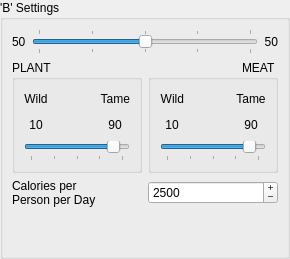
         <widget class="QGroupBox" name="diet_comp_box_12" >
          <property name="sizePolicy" >
           <sizepolicy vsizetype="Fixed" hsizetype="Expanding" >
            <horstretch>0</horstretch>
            <verstretch>0</verstretch>
           </sizepolicy>
          </property>
          <property name="title" >
           <string>'B' Settings</string>
          </property>
          <layout class="QGridLayout" >
           <property name="margin" >
            <number>9</number>
           </property>
           <property name="spacing" >
            <number>6</number>
           </property>
           <item row="2" column="0" colspan="2" >
            <layout class="QHBoxLayout" >
             <property name="spacing" >
              <number>6</number>
             </property>
             <property name="margin" >
              <number>0</number>
             </property>
             <item>
              <widget class="QLabel" name="label6_12" >
               <property name="toolTip" >
                <string>&lt;html>&lt;head>&lt;meta name="qrichtext" content="1" />&lt;style type="text/css">
p, li { white-space: pre-wrap; }
&lt;/style>&lt;/head>&lt;body style=" font-family:'Sans Serif'; font-size:9pt; font-weight:400; font-style:normal; text-decoration:none;">
&lt;p style=" margin-top:0px; margin-bottom:0px; margin-left:0px; margin-right:0px; -qt-block-indent:0; text-indent:0px;">Average requirements for each individual&lt;/p>&lt;/body>&lt;/html></string>
               </property>
               <property name="whatsThis" >
                <string>&lt;html>&lt;head>&lt;meta name="qrichtext" content="1" />&lt;style type="text/css">
p, li { white-space: pre-wrap; }
&lt;/style>&lt;/head>&lt;body style=" font-family:'Sans Serif'; font-size:9pt; font-weight:400; font-style:normal; text-decoration:none;">
&lt;p style=" margin-top:0px; margin-bottom:0px; margin-left:0px; margin-right:0px; -qt-block-indent:0; text-indent:0px;">This figure is an average only.  In the future, I hope to be able to implement a feature whereby the human population is modelled, and account for different requirements of men, adult women, pregnant women, lactating women, and children.&lt;/p>&lt;/body>&lt;/html></string>
               </property>
               <property name="text" >
                <string>Calories per
Person per Day</string>
               </property>
               <property name="wordWrap" >
                <bool>false</bool>
               </property>
              </widget>
             </item>
             <item>
              <widget class="QSpinBox" name="spinBoxDailyCalories_12" >
               <property name="toolTip" >
                <string>&lt;html>&lt;head>&lt;meta name="qrichtext" content="1" />&lt;style type="text/css">
p, li { white-space: pre-wrap; }
&lt;/style>&lt;/head>&lt;body style=" font-family:'Sans Serif'; font-size:9pt; font-weight:400; font-style:normal; text-decoration:none;">
&lt;p style=" margin-top:0px; margin-bottom:0px; margin-left:0px; margin-right:0px; -qt-block-indent:0; text-indent:0px;">Set the average number of calories per day required per person&lt;/p>&lt;/body>&lt;/html></string>
               </property>
               <property name="whatsThis" >
                <string>&lt;html>&lt;head>&lt;meta name="qrichtext" content="1" />&lt;style type="text/css">
p, li { white-space: pre-wrap; }
&lt;/style>&lt;/head>&lt;body style=" font-family:'Sans Serif'; font-size:9pt; font-weight:400; font-style:normal; text-decoration:none;">
&lt;p style=" margin-top:0px; margin-bottom:0px; margin-left:0px; margin-right:0px; -qt-block-indent:0; text-indent:0px;">In future versions of LandUse Analyst, the demographics of the human population will be modelled, but currently the user has to supply one figure for an average number of calories required by a single person on a daily basis.&lt;/p>&lt;/body>&lt;/html></string>
               </property>
               <property name="buttonSymbols" >
                <enum>QAbstractSpinBox::PlusMinus</enum>
               </property>
               <property name="minimum" >
                <number>1</number>
               </property>
               <property name="maximum" >
                <number>5000</number>
               </property>
               <property name="singleStep" >
                <number>1</number>
               </property>
               <property name="value" >
                <number>2500</number>
               </property>
              </widget>
             </item>
            </layout>
           </item>
           <item row="1" column="0" >
            <widget class="QGroupBox" name="groupplantpercent_12" >
             <property name="title" >
              <string>PLANT</string>
             </property>
             <layout class="QGridLayout" >
              <property name="margin" >
               <number>9</number>
              </property>
              <property name="spacing" >
               <number>6</number>
              </property>
              <item row="1" column="1" >
               <spacer>
                <property name="orientation" >
                 <enum>Qt::Horizontal</enum>
                </property>
                <property name="sizeHint" stdset="0" >
                 <size>
                  <width>40</width>
                  <height>20</height>
                 </size>
                </property>
               </spacer>
              </item>
              <item row="1" column="2" >
               <widget class="QLabel" name="labelCropTamePercent_12" >
                <property name="toolTip" >
                 <string>&lt;html>&lt;head>&lt;meta name="qrichtext" content="1" />&lt;style type="text/css">
p, li { white-space: pre-wrap; }
&lt;/style>&lt;/head>&lt;body style=" font-family:'Sans Serif'; font-size:9pt; font-weight:400; font-style:normal; text-decoration:none;">
&lt;p style=" margin-top:0px; margin-bottom:0px; margin-left:0px; margin-right:0px; -qt-block-indent:0; text-indent:0px;">The percentage of calories of the population's &lt;span style=" font-style:italic; text-decoration: underline;">plant&lt;/span> portion of the diet that is supplied by domesticated plants (crops).&lt;/p>&lt;/body>&lt;/html></string>
                </property>
                <property name="text" >
                 <string>90</string>
                </property>
                <property name="alignment" >
                 <set>Qt::AlignCenter</set>
                </property>
               </widget>
              </item>
              <item row="2" column="0" colspan="3" >
               <widget class="QSlider" name="sliderCrop_12" >
                <property name="toolTip" >
                 <string>&lt;html>&lt;head>&lt;meta name="qrichtext" content="1" />&lt;style type="text/css">
p, li { white-space: pre-wrap; }
&lt;/style>&lt;/head>&lt;body style=" font-family:'Sans Serif'; font-size:9pt; font-weight:400; font-style:normal; text-decoration:none;">
&lt;p style=" margin-top:0px; margin-bottom:0px; margin-left:0px; margin-right:0px; -qt-block-indent:0; text-indent:0px;">Adjust this slider to set the ratio of Wild:Tame plants in the plant portion of the diet (calories)&lt;/p>&lt;/body>&lt;/html></string>
                </property>
                <property name="whatsThis" >
                 <string>&lt;html>&lt;head>&lt;meta name="qrichtext" content="1" />&lt;style type="text/css">
p, li { white-space: pre-wrap; }
&lt;/style>&lt;/head>&lt;body style=" font-family:'Sans Serif'; font-size:9pt; font-weight:400; font-style:normal; text-decoration:none;">
&lt;p style=" margin-top:0px; margin-bottom:0px; margin-left:0px; margin-right:0px; -qt-block-indent:0; text-indent:0px;">The Wild to Tame Ratio is the distinction you must make when defining the settlements plant or meat portion of the diet. This setting relies on the assumption that all of their food comes from either wild sources or tame sources. To adjust, simply move the slider left or right, or spin your mouse wheel. &lt;span style=" font-weight:600;">Note that this setting is based on calories&lt;/span>&lt;/p>&lt;/body>&lt;/html></string>
                </property>
                <property name="maximum" >
                 <number>100</number>
                </property>
                <property name="singleStep" >
                 <number>1</number>
                </property>
                <property name="pageStep" >
                 <number>1</number>
                </property>
                <property name="value" >
                 <number>90</number>
                </property>
                <property name="sliderPosition" >
                 <number>90</number>
                </property>
                <property name="orientation" >
                 <enum>Qt::Horizontal</enum>
                </property>
                <property name="tickPosition" >
                 <enum>QSlider::TicksBelow</enum>
                </property>
                <property name="tickInterval" >
                 <number>25</number>
                </property>
               </widget>
              </item>
              <item row="1" column="0" >
               <widget class="QLabel" name="labelCropWildPercent_12" >
                <property name="toolTip" >
                 <string>&lt;html>&lt;head>&lt;meta name="qrichtext" content="1" />&lt;style type="text/css">
p, li { white-space: pre-wrap; }
&lt;/style>&lt;/head>&lt;body style=" font-family:'Sans Serif'; font-size:9pt; font-weight:400; font-style:normal; text-decoration:none;">
&lt;p style=" margin-top:0px; margin-bottom:0px; margin-left:0px; margin-right:0px; -qt-block-indent:0; text-indent:0px;">The percentage of calories of the population's &lt;span style=" font-style:italic; text-decoration: underline;">plant&lt;/span> portion of the diet that is supplied by non-domesticated plants.&lt;/p>&lt;/body>&lt;/html></string>
                </property>
                <property name="text" >
                 <string>10</string>
                </property>
                <property name="alignment" >
                 <set>Qt::AlignCenter</set>
                </property>
               </widget>
              </item>
              <item row="0" column="0" >
               <widget class="QLabel" name="label_62" >
                <property name="text" >
                 <string>Wild</string>
                </property>
                <property name="alignment" >
                 <set>Qt::AlignCenter</set>
                </property>
               </widget>
              </item>
              <item row="0" column="2" >
               <widget class="QLabel" name="label_63" >
                <property name="text" >
                 <string>Tame</string>
                </property>
                <property name="alignment" >
                 <set>Qt::AlignRight|Qt::AlignTrailing|Qt::AlignVCenter</set>
                </property>
               </widget>
              </item>
              <item row="0" column="1" >
               <spacer>
                <property name="orientation" >
                 <enum>Qt::Horizontal</enum>
                </property>
                <property name="sizeHint" stdset="0" >
                 <size>
                  <width>40</width>
                  <height>20</height>
                 </size>
                </property>
               </spacer>
              </item>
             </layout>
            </widget>
           </item>
           <item row="0" column="0" colspan="2" >
            <layout class="QHBoxLayout" >
             <property name="spacing" >
              <number>6</number>
             </property>
             <property name="margin" >
              <number>0</number>
             </property>
             <item>
              <widget class="QLabel" name="labelCropPercent_12" >
               <property name="toolTip" >
                <string>&lt;html>&lt;head>&lt;meta name="qrichtext" content="1" />&lt;style type="text/css">
p, li { white-space: pre-wrap; }
&lt;/style>&lt;/head>&lt;body style=" font-family:'Sans Serif'; font-size:9pt; font-weight:400; font-style:normal; text-decoration:none;">
&lt;p style=" margin-top:0px; margin-bottom:0px; margin-left:0px; margin-right:0px; -qt-block-indent:0; text-indent:0px;">The percentage of calories of the populations diet that is supplied by food that comes from plants.&lt;/p>&lt;/body>&lt;/html></string>
               </property>
               <property name="text" >
                <string>50</string>
               </property>
              </widget>
             </item>
             <item>
              <widget class="QSlider" name="sliderDiet_12" >
               <property name="toolTip" >
                <string>&lt;html>&lt;head>&lt;meta name="qrichtext" content="1" />&lt;style type="text/css">
p, li { white-space: pre-wrap; }
&lt;/style>&lt;/head>&lt;body style=" font-family:'Sans Serif'; font-size:9pt; font-weight:400; font-style:normal; text-decoration:none;">
&lt;p style=" margin-top:0px; margin-bottom:0px; margin-left:0px; margin-right:0px; -qt-block-indent:0; text-indent:0px;">Adjust this slider to set the ratio of Plant:Meat plants in the diet (calories)&lt;/p>&lt;/body>&lt;/html></string>
               </property>
               <property name="whatsThis" >
                <string>&lt;html>&lt;head>&lt;meta name="qrichtext" content="1" />&lt;style type="text/css">
p, li { white-space: pre-wrap; }
&lt;/style>&lt;/head>&lt;body style=" font-family:'Sans Serif'; font-size:9pt; font-weight:400; font-style:normal; text-decoration:none;">
&lt;p style=" margin-top:0px; margin-bottom:0px; margin-left:0px; margin-right:0px; -qt-block-indent:0; text-indent:0px;">Set the overall division in the diet as a ratio between calories provided by &lt;span style=" font-weight:600; color:#0000ff;">Plants&lt;/span> and calories provided by &lt;span style=" font-weight:600; color:#0000ff;">Meat&lt;/span> with the top slider. You can either click and drag with the mouse, or use the mouse wheel. As you slide it, you will see that the percentages for both are automatically adjusted. This setting includes food from both wild and tame sources.&lt;/p>
&lt;p style="-qt-paragraph-type:empty; margin-top:0px; margin-bottom:0px; margin-left:0px; margin-right:0px; -qt-block-indent:0; text-indent:0px;">&lt;/p>
&lt;p style=" margin-top:0px; margin-bottom:0px; margin-left:0px; margin-right:0px; -qt-block-indent:0; text-indent:0px;">The Plant to Meat Ratio is the primary distinction you must make when defining the settlements diet. This setting relies on the assumption that all food comes from either plants or animals, regardless of whether or not it is tame or wild. &lt;span style=" font-weight:600; color:#0000ff;">Note that this setting is based on calories&lt;/span>&lt;/p>&lt;/body>&lt;/html></string>
               </property>
               <property name="maximum" >
                <number>100</number>
               </property>
               <property name="singleStep" >
                <number>1</number>
               </property>
               <property name="pageStep" >
                <number>1</number>
               </property>
               <property name="value" >
                <number>50</number>
               </property>
               <property name="sliderPosition" >
                <number>50</number>
               </property>
               <property name="orientation" >
                <enum>Qt::Horizontal</enum>
               </property>
               <property name="tickPosition" >
                <enum>QSlider::TicksBothSides</enum>
               </property>
               <property name="tickInterval" >
                <number>25</number>
               </property>
              </widget>
             </item>
             <item>
              <widget class="QLabel" name="labelMeatPercent_12" >
               <property name="toolTip" >
                <string>&lt;html>&lt;head>&lt;meta name="qrichtext" content="1" />&lt;style type="text/css">
p, li { white-space: pre-wrap; }
&lt;/style>&lt;/head>&lt;body style=" font-family:'Sans Serif'; font-size:9pt; font-weight:400; font-style:normal; text-decoration:none;">
&lt;p style=" margin-top:0px; margin-bottom:0px; margin-left:0px; margin-right:0px; -qt-block-indent:0; text-indent:0px;">The percentage of calories of the populations diet that is supplied by food that comes from animals.&lt;/p>&lt;/body>&lt;/html></string>
               </property>
               <property name="text" >
                <string>50</string>
               </property>
               <property name="alignment" >
                <set>Qt::AlignRight|Qt::AlignTrailing|Qt::AlignVCenter</set>
               </property>
              </widget>
             </item>
            </layout>
           </item>
           <item row="1" column="1" >
            <widget class="QGroupBox" name="groupmeatpercent_12" >
             <property name="layoutDirection" >
              <enum>Qt::RightToLeft</enum>
             </property>
             <property name="title" >
              <string>MEAT</string>
             </property>
             <layout class="QGridLayout" >
              <property name="margin" >
               <number>9</number>
              </property>
              <property name="spacing" >
               <number>6</number>
              </property>
              <item row="0" column="0" >
               <widget class="QLabel" name="label_64" >
                <property name="text" >
                 <string>Tame</string>
                </property>
                <property name="alignment" >
                 <set>Qt::AlignCenter</set>
                </property>
               </widget>
              </item>
              <item row="1" column="1" >
               <spacer>
                <property name="orientation" >
                 <enum>Qt::Horizontal</enum>
                </property>
                <property name="sizeHint" stdset="0" >
                 <size>
                  <width>40</width>
                  <height>20</height>
                 </size>
                </property>
               </spacer>
              </item>
              <item row="1" column="2" >
               <widget class="QLabel" name="labelMeatWildPercent_12" >
                <property name="toolTip" >
                 <string>&lt;html>&lt;head>&lt;meta name="qrichtext" content="1" />&lt;style type="text/css">
p, li { white-space: pre-wrap; }
&lt;/style>&lt;/head>&lt;body style=" font-family:'Sans Serif'; font-size:9pt; font-weight:400; font-style:normal; text-decoration:none;">
&lt;p style=" margin-top:0px; margin-bottom:0px; margin-left:0px; margin-right:0px; -qt-block-indent:0; text-indent:0px;">The percentage of calories of the population's &lt;span style=" font-style:italic; text-decoration: underline;">meat&lt;/span> portion of the diet that is supplied by non-domesticated animals.  (Hunting, fishing, scavenging, etc.)&lt;/p>&lt;/body>&lt;/html></string>
                </property>
                <property name="text" >
                 <string>10</string>
                </property>
                <property name="alignment" >
                 <set>Qt::AlignCenter</set>
                </property>
               </widget>
              </item>
              <item row="0" column="2" >
               <widget class="QLabel" name="label_65" >
                <property name="text" >
                 <string>Wild</string>
                </property>
                <property name="alignment" >
                 <set>Qt::AlignRight|Qt::AlignTrailing|Qt::AlignVCenter</set>
                </property>
               </widget>
              </item>
              <item row="1" column="0" >
               <widget class="QLabel" name="labelMeatTamePercent_12" >
                <property name="toolTip" >
                 <string>&lt;html>&lt;head>&lt;meta name="qrichtext" content="1" />&lt;style type="text/css">
p, li { white-space: pre-wrap; }
&lt;/style>&lt;/head>&lt;body style=" font-family:'Sans Serif'; font-size:9pt; font-weight:400; font-style:normal; text-decoration:none;">
&lt;p style=" margin-top:0px; margin-bottom:0px; margin-left:0px; margin-right:0px; -qt-block-indent:0; text-indent:0px;">The percentage of calories of the population's &lt;span style=" font-style:italic; text-decoration: underline;">meat&lt;/span> portion of the diet that is supplied by domesticated animals.&lt;/p>&lt;/body>&lt;/html></string>
                </property>
                <property name="layoutDirection" >
                 <enum>Qt::LeftToRight</enum>
                </property>
                <property name="text" >
                 <string>90</string>
                </property>
                <property name="alignment" >
                 <set>Qt::AlignCenter</set>
                </property>
               </widget>
              </item>
              <item row="2" column="0" colspan="3" >
               <widget class="QSlider" name="sliderMeat_12" >
                <property name="toolTip" >
                 <string>&lt;html>&lt;head>&lt;meta name="qrichtext" content="1" />&lt;style type="text/css">
p, li { white-space: pre-wrap; }
&lt;/style>&lt;/head>&lt;body style=" font-family:'Sans Serif'; font-size:9pt; font-weight:400; font-style:normal; text-decoration:none;">
&lt;p style=" margin-top:0px; margin-bottom:0px; margin-left:0px; margin-right:0px; -qt-block-indent:0; text-indent:0px;">Adjust this slider to set the ratio of Wild:Tame animals in the meat portion of the diet (calories)&lt;/p>&lt;/body>&lt;/html></string>
                </property>
                <property name="whatsThis" >
                 <string>&lt;html>&lt;head>&lt;meta name="qrichtext" content="1" />&lt;style type="text/css">
p, li { white-space: pre-wrap; }
&lt;/style>&lt;/head>&lt;body style=" font-family:'Sans Serif'; font-size:9pt; font-weight:400; font-style:normal; text-decoration:none;">
&lt;p style=" margin-top:0px; margin-bottom:0px; margin-left:0px; margin-right:0px; -qt-block-indent:0; text-indent:0px;">The Wild to Tame Ratio is the distinction you must make when defining the settlements plant or meat portion of the diet. This setting relies on the assumption that all of their food comes from either wild sources or tame sources. To adjust, simply move the slider left or right, or spin your mouse wheel. &lt;span style=" font-weight:600;">Note that this setting is based on calories&lt;/span>&lt;/p>&lt;/body>&lt;/html></string>
                </property>
                <property name="layoutDirection" >
                 <enum>Qt::LeftToRight</enum>
                </property>
                <property name="maximum" >
                 <number>100</number>
                </property>
                <property name="singleStep" >
                 <number>1</number>
                </property>
                <property name="pageStep" >
                 <number>1</number>
                </property>
                <property name="value" >
                 <number>90</number>
                </property>
                <property name="sliderPosition" >
                 <number>90</number>
                </property>
                <property name="orientation" >
                 <enum>Qt::Horizontal</enum>
                </property>
                <property name="tickPosition" >
                 <enum>QSlider::TicksBelow</enum>
                </property>
                <property name="tickInterval" >
                 <number>25</number>
                </property>
               </widget>
              </item>
              <item row="0" column="1" >
               <spacer>
                <property name="orientation" >
                 <enum>Qt::Horizontal</enum>
                </property>
                <property name="sizeHint" stdset="0" >
                 <size>
                  <width>40</width>
                  <height>20</height>
                 </size>
                </property>
               </spacer>
              </item>
             </layout>
            </widget>
           </item>
           <item row="3" column="0" colspan="2" >
            <spacer>
             <property name="orientation" >
              <enum>Qt::Vertical</enum>
             </property>
             <property name="sizeHint" stdset="0" >
              <size>
               <width>20</width>
               <height>40</height>
              </size>
             </property>
            </spacer>
           </item>
          </layout>
         </widget>
